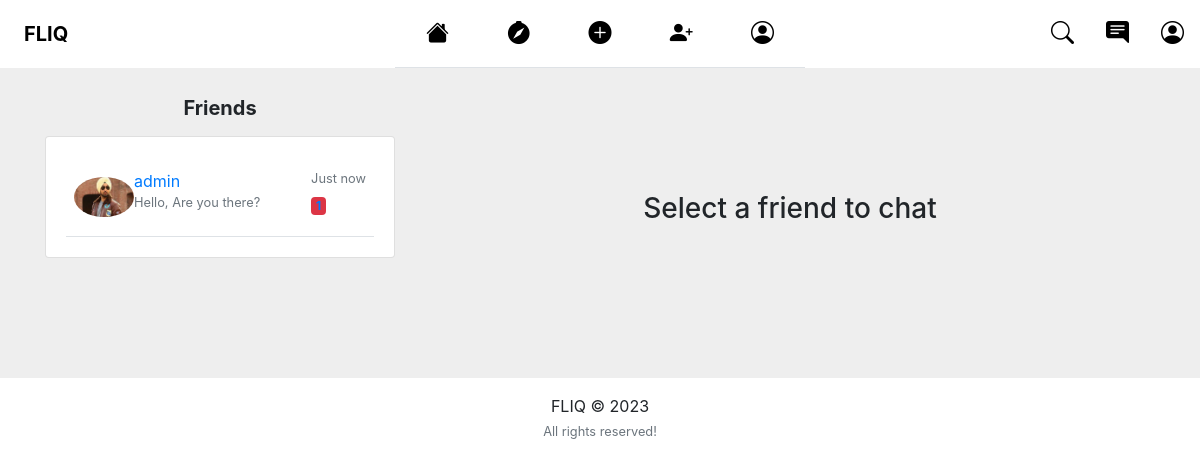
Before: /chat/ (signed in) with the older database file.
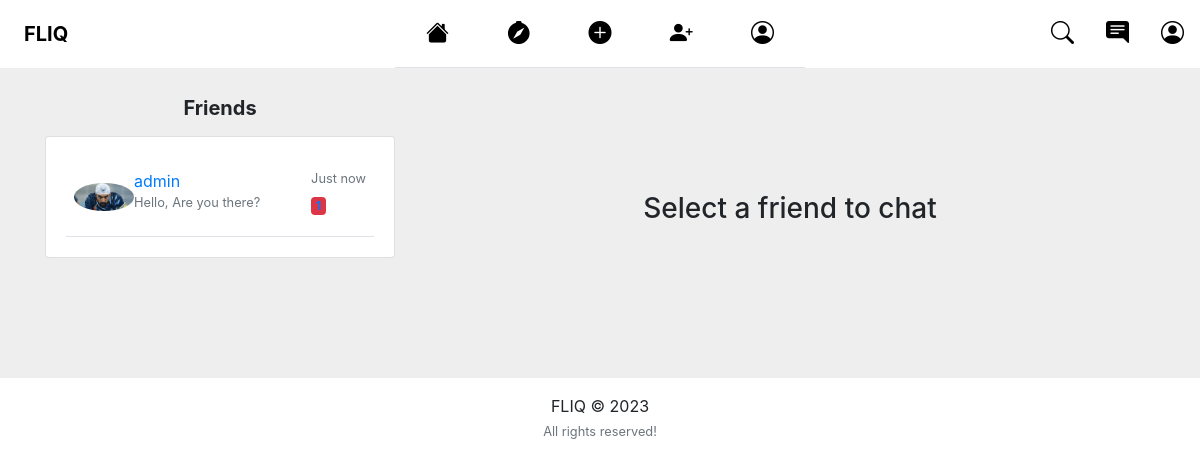
After: the same page with the newer database file.
### users/models.py (models this page shows, shortened)
class Profile(models.Model):
    user = models.OneToOneField(User, on_delete=models.CASCADE)
    name = models.CharField(max_length=30)
    image = models.ImageField(default='default.png', upload_to='profile_pics')
    slug = AutoSlugField(populate_from='user')
    bio = models.CharField(max_length=255, blank=True)
    link = models.CharField(max_length=255, blank=True)
    friends = models.ManyToManyField("Profile", blank=True)
    def __str__(self):
        return str(self.user.username)

### chat/views.py (the view)
# urls.py: path('chat/', include('chat.urls')),
def chat(request):
    p = request.user.profile
    friends = p.friends.all()
    context={
    'friends': friends
    }
    return render(request, 'chat.html', context)

### chat/templates/chat.html (shortened to what this page needs)
{% extends "feed/layout.html" %} {% load static %}
{% block content %}
<section style="background-color: #eee;">
  <div class="container py-5">
    <div class="row">
      <div class="col-md-6 col-lg-5 col-xl-4 mb-4 mb-md-0">
        <h5 class="font-weight-bold mb-3 text-center text-lg-start">Friends</h5>
        <div class="card">
          <div class="card-body">
            <ul class="list-unstyled mb-0">
              {% if friends %}
              {% for user_p in friends %}
              <li class="p-2 border-bottom" >
                {% if request.user.username < user_p.user.username %}
                <a href="{{ request.user.username }}-{{ user_p }}" class="d-flex justify-content-between">
                {% else %}
                  <a href="{{ user_p.user }}-{{ request.user.username }}" class="d-flex justify-content-between">
                {% endif %}
                    <div class="d-flex flex-row">
                    <img src="{{ user_p.image.url }}" alt="avatar"
                      class="rounded-circle d-flex align-self-center me-3 shadow-1-strong" width="60">
                    <div class="pt-1">
                      <p class="fw-bold mb-0">{{ user_p }}</p>
                      <p class="small text-muted">Hello, Are you there?</p>
                    </div>
                  </div>
                  <div class="pt-1">
                    <p class="small text-muted mb-1">Just now</p>
                    <span class="badge bg-danger float-end">1</span>
                  </div>
                </a>
              </li>
              {% endfor %}
              {% endif %}
            </ul>
          </div>
        </div>
      </div>
      <div class="col-md-6 col-lg-7 col-xl-8 mob">
        <div class="text-center py-5 my-5">
          <h3>Select a friend to chat</h3>
        </div>
      </div>
    </div>
  </div>
</section>
{% endblock content %}

Changed rows visible on the page:
changed Profile "admin": image: a different picture
